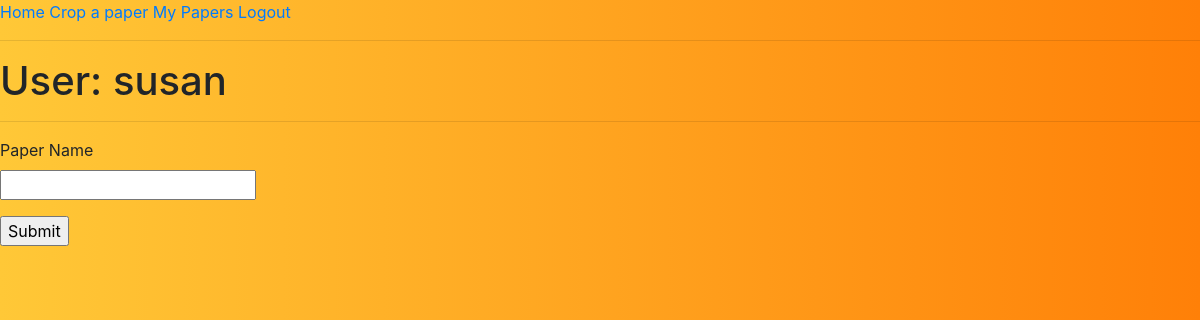
The page /user/susan (signed in) on the database as committed earlier.
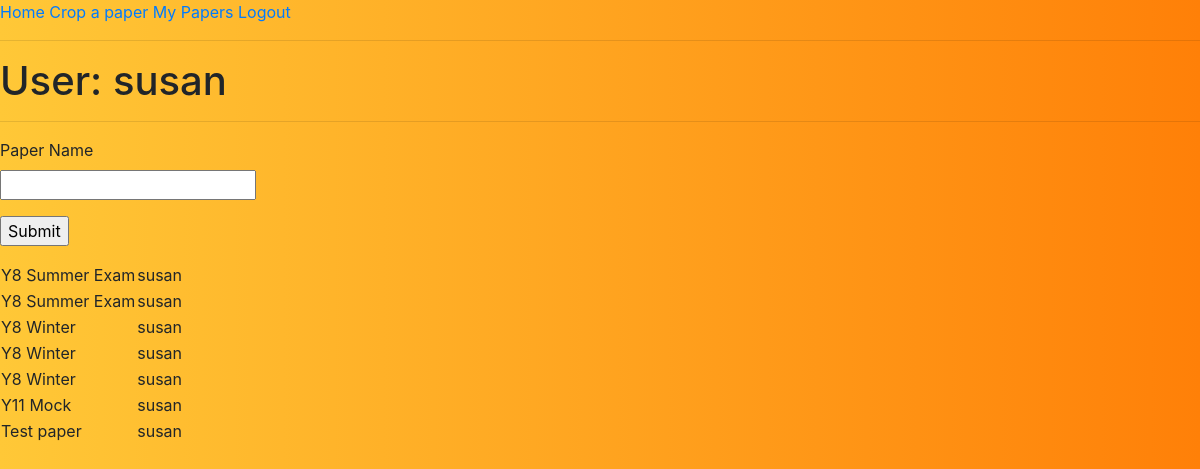
The same page on the database as committed later.
### app/models.py (models this page shows, shortened)
class User(UserMixin, db.Model):
    id = db.Column(db.Integer, primary_key=True)
    username = db.Column(db.String(64), index=True, unique=True)
    email = db.Column(db.String(120), index=True, unique=True)
    password_hash = db.Column(db.String(128))
    papers = db.relationship('Paper', backref='author', lazy='dynamic')

class Paper(db.Model):
    id = db.Column(db.Integer, primary_key=True)
    paper_name = db.Column(db.String(140))
    created_time = db.Column(db.DateTime, index=True, default=datetime.utcnow)
    user_id = db.Column(db.Integer, db.ForeignKey('user.id'))

### app/routes.py (the view)
@app.route('/user/<username>', methods=['GET', 'POST'])
@login_required
def user(username):
    user = User.query.filter_by(username=username).first_or_404()
    papers=user.papers.all()
    form = PaperForm()
    if form.validate_on_submit():
        paper = Paper(paper_name=form.paper.data, author=current_user)
        db.session.add(paper)
        db.session.commit()
        flash('Your paper has been added to the database.')
        return render_template('user.html', user=user, form=form, papers=papers)
    return render_template('user.html', user=user, form=form, papers=papers)

### app/forms.py
class PaperForm(FlaskForm):
    paper = StringField('Paper Name', validators=[
        DataRequired(), Length(min=1, max=140)])
    document = FileField('Document', validators=[FileRequired(), FileAllowed(['pdf'], 'PDF Document only!')])
    submit = SubmitField('Submit')

### app/models.py (called while the page is built)
@login.user_loader
def load_user(id):
    return User.query.get(int(id))

### app/templates/user.html (shortened to what this page needs)
{% extends "base.html" %}
{% block content %}
<h1>User: {{ user.username }}</h1>
<hr>
<form action="" method="post" enctype="multipart/form-data">
    <p>
        {{ form.paper.label }}<br>
        {{ form.paper(cols=32, rows=4) }}<br>
    </p>
    <p>{{ form.submit() }}</p>
</form>
<table>
    {% for paper in papers %}
    <tr valign="top">
        <td>{{ paper.paper_name }}</td>
        <td>{{ paper.author.username }}</td>
    </tr>
    {% endfor %}
</table>
{% endblock %}

### app/templates/base.html (shortened to what this page needs)
<!doctype html>
<html>
<head>
    <link href='https://cdnjs.cloudflare.com/ajax/libs/twitter-bootstrap/4.3.1/css/bootstrap.min.css' rel='stylesheet'>
    <link href='https://cdnjs.cloudflare.com/ajax/libs/cropperjs/1.5.6/cropper.min.css' rel='stylesheet'>
    <link href={{url_for('static', filename='style.css' )}} rel='stylesheet'>
</head>
<body>
    <a href="{{ url_for('index') }}">Home</a>
    <a href="{{ url_for('crop') }}">Crop a paper</a>
    {% if current_user.is_anonymous %}
    <a href="{{ url_for('login') }}">Login</a>
    {% else %}
    <a href="{{ url_for('user', username=current_user.username) }}">My Papers</a>
    <a href="{{ url_for('logout') }}">Logout</a>
    {% endif %}
    <hr>
    {% block content %}{% endblock %}
</body>
</html>

### app/static/style.css (style rules this page uses)
body { background: #ff8008; background: -webkit-linear-gradient( to right, #ffc837, #ff8008 ); background: linear-gradient( to right, #ffc837, #ff8008 ); }

Rows that differ between the two databases and show on the page:
added Paper: paper_name "Y8 Summer Exam", author.username "susan"
added Paper: paper_name "Y8 Summer Exam", author.username "susan"
added Paper: paper_name "Y8 Winter", author.username "susan"
added Paper: paper_name "Y8 Winter", author.username "susan"
added Paper: paper_name "Y8 Winter", author.username "susan"
added Paper: paper_name "Y11 Mock", author.username "susan"
added Paper: paper_name "Test paper", author.username "susan"
